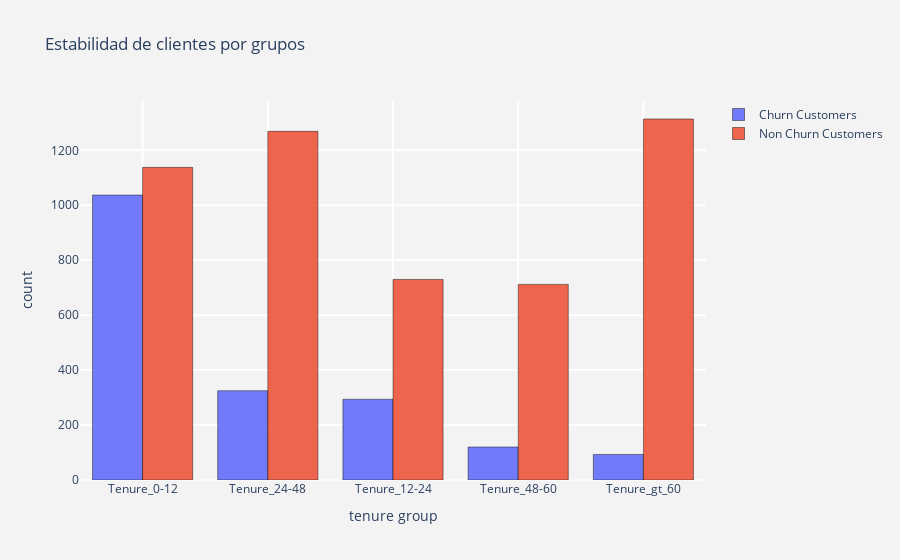

The notebook cell this image was saved under:
### Code cell
## Estabilidad de clientes por grupos
#cusomer attrition in tenure groups
tg_ch  =  churn["tenure_group"].value_counts().reset_index()
tg_ch.columns  = ["tenure_group","count"]
tg_nch =  not_churn["tenure_group"].value_counts().reset_index()
tg_nch.columns = ["tenure_group","count"]

#bar - churn
trace1 = go.Bar(x = tg_ch["tenure_group"]  , y = tg_ch["count"],
                name = "Churn Customers",
                marker = dict(line = dict(width = .5,color = "black")),
                opacity = .9)

#bar - not churn
trace2 = go.Bar(x = tg_nch["tenure_group"] , y = tg_nch["count"],
                name = "Non Churn Customers",
                marker = dict(line = dict(width = .5,color = "black")),
                opacity = .9)

layout = go.Layout(dict(title = "Estabilidad de clientes por grupos",
                        plot_bgcolor  = "rgb(243,243,243)",
                        paper_bgcolor = "rgb(243,243,243)",
                        xaxis = dict(gridcolor = 'rgb(255, 255, 255)',
                                     title = "tenure group",
                                     zerolinewidth=1,ticklen=5,gridwidth=2),
                        yaxis = dict(gridcolor = 'rgb(255, 255, 255)',
                                     title = "count",
                                     zerolinewidth=1,ticklen=5,gridwidth=2),
                       )
                  )
data = [trace1,trace2]
fig  = go.Figure(data=data,layout=layout)
py.iplot(fig)

### Figure 1 — Plotly figure (JSON) as saved in the notebook; plotly's stock layout.template omitted (floating-point values rounded to 4 significant figures)
{"data": [{"marker": {"line": {"color": "black", "width": 0.5}}, "name": "Churn Customers", "opacity": 0.9, "type": "bar", "x": ["Tenure_0-12", "Tenure_24-48", "Tenure_12-24", "Tenure_48-60", "Tenure_gt_60"], "y": [1037, 325, 294, 120, 93]}, {"marker": {"line": {"color": "black", "width": 0.5}}, "name": "Non Churn Customers", "opacity": 0.9, "type": "bar", "x": ["Tenure_gt_60", "Tenure_24-48", "Tenure_0-12", "Tenure_12-24", "Tenure_48-60"], "y": [1314, 1269, 1138, 730, 712]}], "layout": {"paper_bgcolor": "rgb(243,243,243)", "plot_bgcolor": "rgb(243,243,243)", "title": {"text": "Estabilidad de clientes por grupos"}, "xaxis": {"gridcolor": "rgb(255, 255, 255)", "gridwidth": 2, "ticklen": 5, "title": {"text": "tenure group"}, "zerolinewidth": 1}, "yaxis": {"gridcolor": "rgb(255, 255, 255)", "gridwidth": 2, "ticklen": 5, "title": {"text": "count"}, "zerolinewidth": 1}}}
